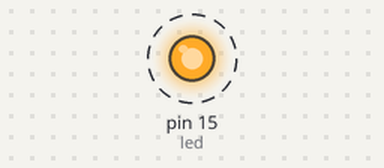
Simulated run of this program. Board: MicroPython board. Parts: output pins drawn as LEDs (lit = HIGH). Dashed ring = blinking. Library files of the repository ran but are not shown: 1 file(s); what the program prints to the serial console is not drawn.

Above: at 0.2 s.
Timing chart, 0 to 3.0 s (numbered marks = the images above):
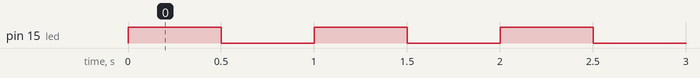

Measured:
- by itself, pin 15 (led): alternates HIGH for 0.50 s and LOW for 0.50 s

The program:

main.py
```python
# Main entry point for the board. Runs on Boot.
import machine
import time

print("Hello, Micropython!")

# Set an Led pin on Pin 15
led = machine.Pin(15, machine.Pin.OUT)
# Similar to Arduino loop() function. A forever loop.
while True:
    led.high()
    print("light on")
    time.sleep(0.5)  # Delay for 1 second
    led.low()
    print("light off")
    time.sleep(0.5)  # Delay for 1 second
```
